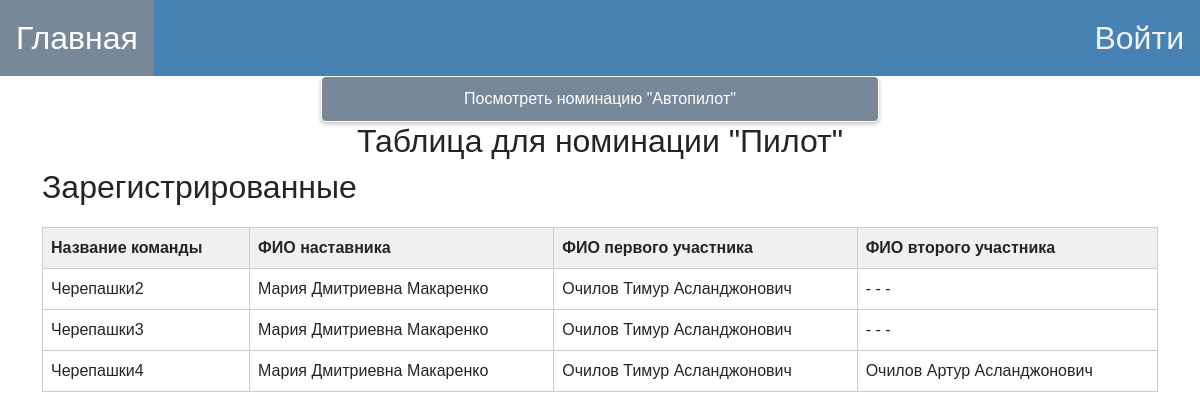
/table/pilot/8, run on the app's committed database.
### for_work_with_database/class_db_team.py (models this page shows)
class TeamDB(SqlAlchemyBase):
    __tablename__ = 'teams'
    id = sqlalchemy.Column(sqlalchemy.Integer, primary_key=True, autoincrement=True)
    name_command = sqlalchemy.Column(sqlalchemy.String)
    name_of_organization = sqlalchemy.Column(sqlalchemy.String)
    first_score = sqlalchemy.Column(sqlalchemy.Text)
    second_score = sqlalchemy.Column(sqlalchemy.Text)
    nomination = sqlalchemy.Column(sqlalchemy.Integer)
    competition_id = sqlalchemy.Column(sqlalchemy.Integer)
    manager = sqlalchemy.Column(sqlalchemy.String)
    number_phone_of_manager = sqlalchemy.Column(sqlalchemy.String)
    email_of_manager = sqlalchemy.Column(sqlalchemy.String)
    name_first_member = sqlalchemy.Column(sqlalchemy.String)
    last_name_first_member = sqlalchemy.Column(sqlalchemy.String)
    middle_name_first_member = sqlalchemy.Column(sqlalchemy.String)
    date_birthday_first_member = sqlalchemy.Column(sqlalchemy.String)
    certificate_PFDO_first_member = sqlalchemy.Column(sqlalchemy.String)
    name_second_member = sqlalchemy.Column(sqlalchemy.String)
    middle_name_second_member = sqlalchemy.Column(sqlalchemy.String)
    last_name_second_member = sqlalchemy.Column(sqlalchemy.String)
    date_birthday_second_member = sqlalchemy.Column(sqlalchemy.String)
    certificate_PFDO_second_member = sqlalchemy.Column(sqlalchemy.String)
    final_top = sqlalchemy.Column(sqlalchemy.Integer)
    final_score = sqlalchemy.Column(sqlalchemy.Integer)
    random_queue = sqlalchemy.Column(sqlalchemy.Integer)

### main.py (the view, shortened to what this page needs)
@app.route("/table/<string:nomination_name>/<int:id>")
@limiter.limit(REQUESTS_TIME)
def show_table(nomination_name, id):
    nomination_id = find_nominatation_id_by_name(nomination_name)
    sess = db_session.create_session()
    members = sess.query(TeamDB).filter(TeamDB.nomination == nomination_id, TeamDB.competition_id == id)
    competition = sess.query(Competition).filter(Competition.id == id).first()
    string_date, string_time = competition.date_of_ending_registration_members.split("T")
    string_time = string_time.split(":")
    string_date = string_date.split("-")
    close_of_registration = datetime.datetime(day=int(string_date[2]), month=int(string_date[1]),
                                              year=int(string_date[0]), hour=int(string_time[0]),
                                              minute=int(string_time[1]))
    nomination_name_for_table_head = find_nominatation_name_by_id(nomination_id)
    now_datetime = datetime.datetime.now()
    started_of_competition = False
    sess.close()
    return render_template("show_table_of_competition.html", nomination=nomination_id, members=members,
                           competition=competition, started_of_competition=started_of_competition,
                           nomination_show=nomination_name_for_table_head)

### for_work_with_database/db_session.py (called while the page is built)
def create_session() -> Session:
    global __factory
    return __factory()

### main.py (called while the page is built)
def find_nominatation_id_by_name(name_of_nomination):
    if name_of_nomination == "pilot":
        return 1
    return 2

def find_nominatation_name_by_id(name_of_nomination):
    if name_of_nomination == 1:
        return "Пилот"
    return "Автопилот"

### templates/show_table_of_competition.html (shortened to what this page needs)
{% extends "base.html" %}
{% block content %}
<body>
<div align="center">
    {% if nomination_show == "Пилот" %}
    <a href="/table/autopilot/{{competition.id}}">
        <button class="green_button" style="width: 50%">Посмотреть номинацию "Автопилот"</button></a>
    {% else %}
    <a href="/table/pilot/{{competition.id}}">
        <button class="green_button" style="width: 50%">Посмотреть номинацию "Пилот"</button></a>
    {% endif %}
</div>
<h2 align="center">Таблица для номинации "{{ nomination_show }}"</h2>
{% if started_of_competition %}
    <div class="tabs">
        {% if started_of_competition%}
        <div class="tab active" onclick="changeTab(0)">Зарегистрированные</div>
        <div class="tab" onclick="changeTab(1)">Жеребьёвка</div>
        {% endif %}
        <div class="tab" onclick="changeTab(2)">Итог</div>
    </div>
    <div class="tab-content active">
        <table>
            <thead>
            <tr>
                <th>Название команды</th>
                <th>ФИО наставника</th>
                <th>ФИО первого участника</th>
                <th>ФИО второго участника</th>
                {% if current_user.is_authenticated %}
                    {% if current_user.role_id == 1 %}
                        <th></th>
                    {% endif %}
                {% endif %}
            </tr>
            </thead>
            <tbody>
            {% for team in members%}
            <tr>
                <td>{{team.name_command}}</td>
                <td>{{team.manager}}</td>
                <td>{{team.last_name_first_member}} {{team.name_first_member}} {{team.middle_name_first_member}}</td>
                <td>{{team.last_name_second_member}} {{team.name_second_member}} {{team.middle_name_second_member}}</td>
                {% if current_user.is_authenticated %}
                    {% if current_user.role_id == 1 %}
                        <td>
                            <a href="/redact_team/{{ team.id }}">
                                <button class="green_button">Изменить</button>
                            </a>
                        </td>
                    {% endif %}
                {% endif %}
            </tr>
            {%endfor%}
            </tbody>
        </table>
    </div>
    <div class="tab-content">
        <table>
            <thead>
            <tr>
                <th>Порядковый номер</th>
                <th>Название команды</th>
                <th>ФИО Наставника</th>
                <th>ФИО Первого участника</th>
                <th>ФИО Второго участника</th>
                {% if current_user.is_authenticated %}
                    {% if current_user.role_id == 1 %}
                        <th></th>
                    {% endif %}
                {% endif %}
            </tr>
            </thead>
            <tbody>
                {% for team in members_random_queue %}
                    <tr>
                        <td>{{team.random_queue}}</td>
                        <td>{{team.name_command}}</td>
                        <td>{{team.manager}}</td>
                        <td>{{team.last_name_first_member}} {{team.name_first_member}} {{team.middle_name_first_member}}</td>
                        <td>{{team.last_name_second_member}} {{team.name_second_member}} {{team.middle_name_second_member}}</td>
                        {% if current_user.is_authenticated %}
                            {% if current_user.role_id == 1 %}
                                <td>
                                    <a href="/redact_team/{{ team.id }}">
                                        <button class="green_button">Изменить</button>
                                    </a>
                                </td>
                            {% endif %}
                        {% endif %}
                    </tr>
                {% endfor %}
            </tbody>
        </table>
    </div>
    <div class="tab-content">
        <table>
            <thead>
            <tr>
                <th>Место</th>
                <th>Название команды</th>
                <th>ФИО Наставника</th>
                <th>ФИО Первого участника</th>
                <th>ФИО Второго участника</th>
                <th>Балл</th>
                {% if current_user.is_authenticated %}
                    {% if current_user.role_id == 1 %}
                        <th></th>
                    {% endif %}
                {% endif %}
            </tr>
            </thead>
            <tbody>
            {% for team in final_members_of_competition %}
            <tr>
                <td>{{team.final_top}}</td>
                <td>{{team.name_command}}</td>
                <td>{{team.manager}}</td>
                <td>{{team.last_name_first_member}} {{team.name_first_member}} {{team.middle_name_first_member}}</td>
                <td>{{team.last_name_second_member}} {{team.name_second_member}} {{team.middle_name_second_member}}</td>
                <td>{{team.final_score}}</td>
                {% if current_user.is_authenticated %}
                    {% if current_user.role_id == 1 %}
                        <td>
                            <a href="/redact_team/{{ team.id }}">
                                <button class="green_button">Изменить</button>
                            </a>
                        </td>
                    {% endif %}
                {% endif %}
            </tr>
            {% endfor %}
            </tbody>
        </table>
    </div>
{% else %}
    <h2>Зарегистрированные</h2>
    <table>
        <thead>
        <tr>
            <th>Название команды</th>
            <th>ФИО наставника</th>
            <th>ФИО первого участника</th>
            <th>ФИО второго участника</th>
        </tr>
        </thead>
        <tbody>
        {% for team in members%}
        <tr>
            <td>{{team.name_command}}</td>
            <td>{{team.manager}}</td>
            <td>{{team.last_name_first_member}} {{team.name_first_member}} {{team.middle_name_first_member}}</td>
            <td>{{team.last_name_second_member}} {{team.name_second_member}} {{team.middle_name_second_member}}</td>
        </tr>
        {%endfor%}
        </tbody>
    </table>
{% endif %}
</body>
<head>
</head>
</html>
{% endblock %}

### static/styles/style.css (style rules this page uses)
a { text-decoration: none; }
button.green_button { background-color: #778899; color: white; border: none; padding: 10px 20px; border-radius: 5px; box-shadow: 0px 2px 4px rgba(0, 0, 0, 0.25); font-size: 16px; border: 1px solid white; }

### templates/show_table_of_competition.html (style rules this page uses)
body { font-family: Arial, sans-serif; }
table { width: 100%; border-collapse: collapse; margin-top: 20px; }
th, td { border: 1px solid #ccc; padding: 8px; text-align: left; }
th { background-color: #f0f0f0; }

### data on the page
TeamDB: name_command "Черепашки2", manager "Мария Дмитриевна Макаренко", last_name_first_member "Очилов", name_first_member "Тимур", middle_name_first_member "Асланджонович", last_name_second_member "-", name_second_member "-", middle_name_second_member "-"
TeamDB: name_command "Черепашки3", manager "Мария Дмитриевна Макаренко", last_name_first_member "Очилов", name_first_member "Тимур", middle_name_first_member "Асланджонович", last_name_second_member "-", name_second_member "-", middle_name_second_member "-"
TeamDB: name_command "Черепашки4", manager "Мария Дмитриевна Макаренко", last_name_first_member "Очилов", name_first_member "Тимур", middle_name_first_member "Асланджонович", last_name_second_member "Очилов", name_second_member "Артур", middle_name_second_member "Асланджонович"

### other printed values
{{ nomination_show }} "Пилот"
